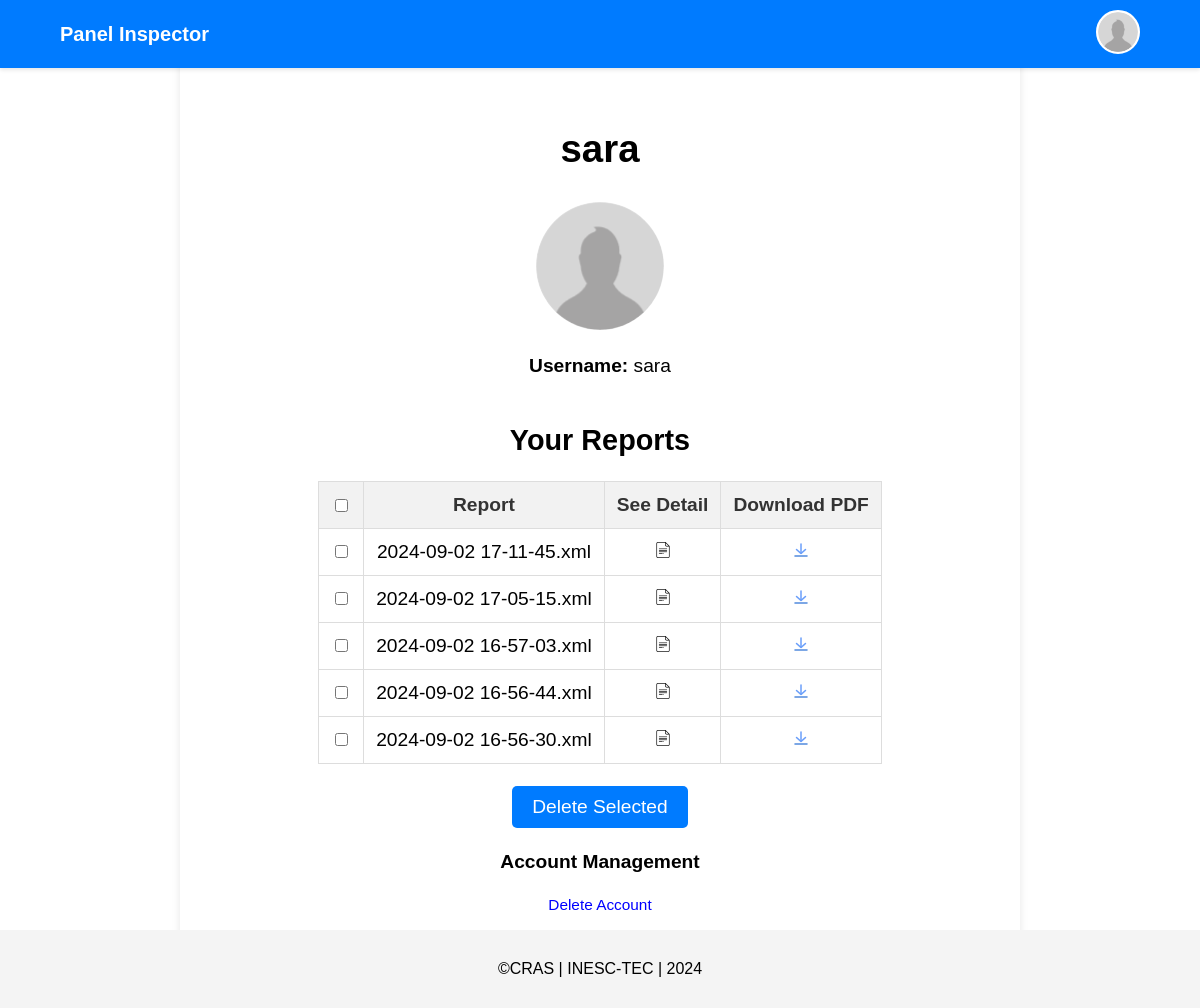
/profile (signed in), run on an earlier commit of the app's database.
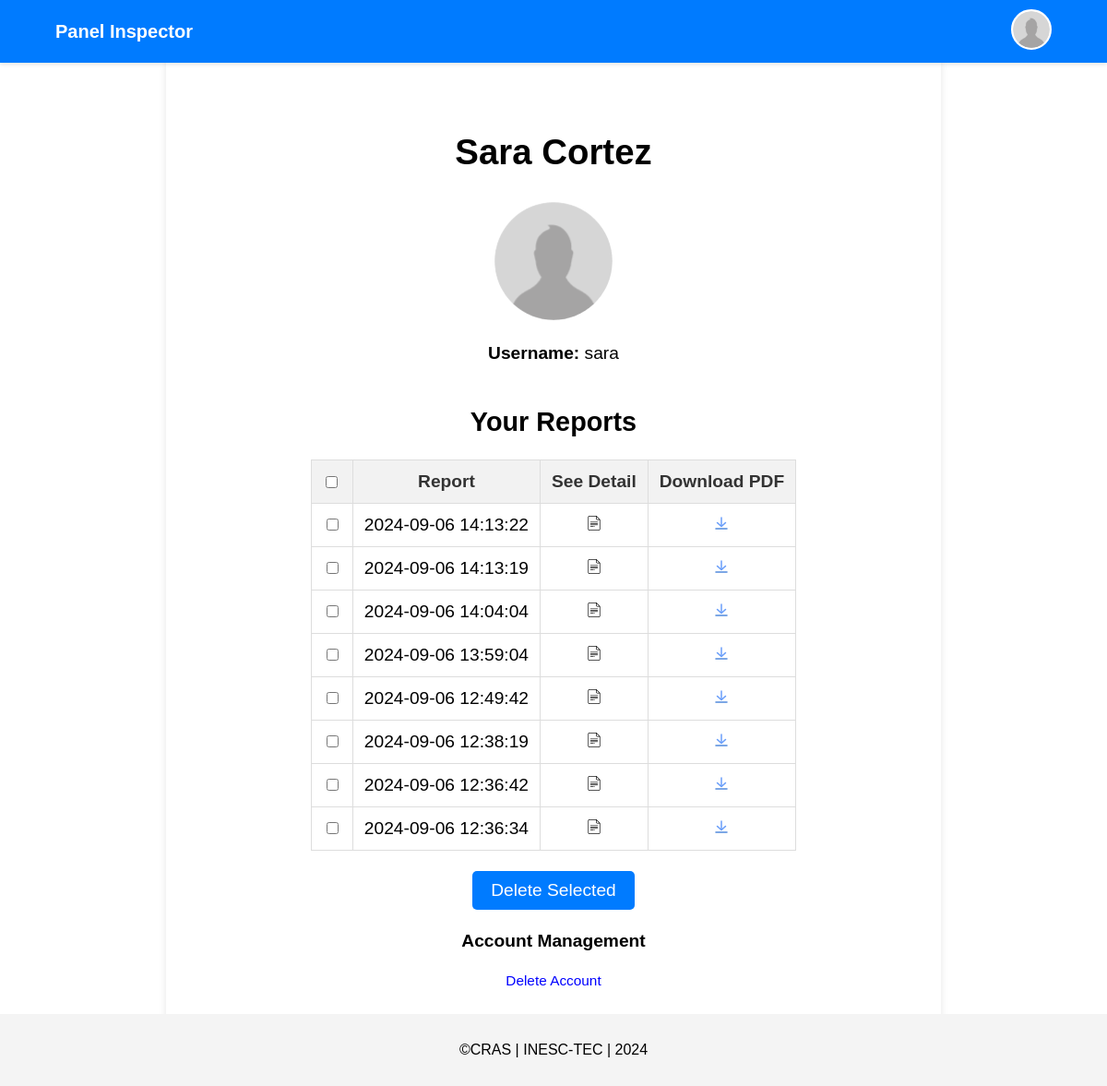
And on a later commit of the database.
### app/models.py (models this page shows)
class User(db.Model):
    __tablename__ = 'users'
    username = db.Column(db.String(80), primary_key=True)
    name = db.Column(db.String(120), nullable=False)
    pic = db.Column(db.String(255))
    password = db.Column(db.String(200), nullable=False)

class Report(db.Model):
    __tablename__ = 'reports'
    report_id = db.Column(db.Integer, primary_key=True, autoincrement=True)
    name = db.Column(db.String(200), nullable=False)
    content = db.Column(db.Text, nullable=True)
    username = db.Column(db.String(80), db.ForeignKey('users.username'), nullable=False)
    user = db.relationship('User', backref=db.backref('reports', lazy=True))

### app/routes.py (the view)
    @app.route('/profile')
    def profile():
        if "user" in session:
            user = User.query.filter_by(username=session["user"]).first()
            access_token = session.get('token')
            reports = Report.query.filter_by(username=session["user"]).order_by(Report.name.desc()).all()
            return render_template('profile.html', user=user, token=access_token, reports=reports, footer=render_footer())
        else:
            return redirect(url_for("login"))

### app/templates/_footer.html
<footer>
    ©CRAS | INESC-TEC | 2024
</footer>

### app/templates/profile.html (shortened to what this page needs)
<!doctype html>
<html lang="en">
<head>
    <link rel="stylesheet" href="{{ url_for('static', filename='css/profile.css')}}">
    <link rel="stylesheet" href="{{ url_for('static', filename='css/navbar.css')}}">
    <link rel="stylesheet" href="{{ url_for('static', filename='css/footer.css')}}">
</head>
<body>
    <nav>
        <div class="navbar-container">
            <a href="{{ url_for('home') }}" class="navbar-brand">
                <span>Panel Inspector</span>
            </a>
            <div class="profile-dropdown">
                <div class="profile-icon">
                    <img src="{{ user.pic }}" alt="Profile Picture" onerror="this.onerror=null;this.src='{{ url_for('static', filename='images/no-profile-pic.png') }}';">
                </div>
            </div>
        </div>
    </nav>
    <main>
        <h1>{{ user.name }}</h1>
        <div class="profile-pic" onclick="triggerFileInput()">
            <img src="{{ user.pic }}" alt="Profile Picture" onerror="this.onerror=null;this.src='{{ url_for('static', filename='images/no-profile-pic.png') }}';">
        </div>
        <p><b>Username:</b> {{ session['user'] }}</p>
        <form action="{{ url_for('delete_reports') }}" method="post">
            <h2>Your Reports</h2>
            <table>
                <thead>
                    <tr>
                        {% if reports %}
                            <th class="select-all">
                                <input type="checkbox" onclick="toggleSelectAll(this)">
                            </th>
                        {% endif %}
                        <th>Report</th>
                        <th>See Detail</th>
                        <th>Download PDF</th>
                    </tr>
                </thead>
                <tbody>
                    {% if reports %}
                        {% for report in reports %}
                            <tr>
                                <td><input type="checkbox" name="report_ids" value="{{ report.report_id }}"></td>
                                <td>{{ report.name }}</a></td>
                                <td><a href="{{ url_for('report_detail', report_id=report.report_id) }}"><img src="{{ url_for('static', filename='images/docs.png') }}"></a></td>
                                <td><a href="{{ url_for('generate_pdf', report_id=report.report_id) }}"><img src="{{ url_for('static', filename='images/download.png') }}"></a></td>
                            </tr>
                        {% endfor %}
                    {% else %}
                        <tr>
                            <td colspan="2">No reports found.</td>
                        </tr>
                    {% endif %}
                </tbody>
            </table>
            <br>
            {% if reports %}
                <button type="submit">Delete Selected</button>
            {% endif %}
        </form>
        <p><b>Account Management</b></p>
        <a href="#" class="delete-account-link" onclick="confirmDelete()">Delete Account</a>
    </main>
    {{ footer|safe }}
</body>
</html>

### app/static/css/profile.css (style rules this page uses)
body { display: flex; align-self: center; overflow-y: scroll; justify-content: center; align-items: center; margin: 0; height: 100vh; font-family: sans-serif; overflow-y: scroll; text-align: center; }
main { width: 60%; margin: 20px; padding: 60px; font-size: 1.2em; background-color: #fff; border-radius: 10px; box-shadow: 0 4px 8px rgba(0, 0, 0, 0.1); display: flex; flex-direction: column; align-items: center; gap: 0.2em; overflow-y: auto; max-height: 80%; }
table { width: 100%; border-collapse: collapse; border-radius: 20%; overflow-y: scroll; max-height:30%; }
th, td { padding: 12px; text-align: center; border: 1px solid #ddd; }
th { background-color: #f2f2f2; color: #333; font-weight: bold; }
td { background-color: #fff; }
tr:nth-child(even) { background-color: #f9f9f9; }
.select-all { text-align: center; padding: 0; margin: 0; }
.select-all input { margin: 0; vertical-align: middle; }
button { padding: 10px 20px; font-size: 1em; color: #fff; background-color: #007bff; border: none; border-radius: 5px; cursor: pointer; transition: background-color 0.3s ease; }
.profile-pic { width: 128px; height: 128px; border-radius: 50%; border: 2px solid white; background-color: white; display: flex; align-items: center; justify-content: center; cursor: pointer; }
.profile-pic img { width: 100%; height: 100%; object-fit: cover; border-radius: 50%; }
.delete-profile-pic-link, .delete-account-link { text-decoration: none; color: blue; cursor: pointer; font-size: 0.8em; }

### app/static/css/navbar.css (style rules this page uses)
nav { font-weight: bold; position: fixed; top: 0; width: 100%; background-color: #007bff; color: white; padding: 10px 0; box-shadow: 0 2px 4px rgba(0, 0, 0, 0.1); }
.navbar-container { display: flex; justify-content: space-between; align-items: center; width: 90%; margin: 0 auto; }
.navbar-brand { font-size: 20px; font-weight: bold; text-decoration: none; color: white; }
.profile-icon img { position: relative; width: 40px; height: 40px; border-radius: 50%; object-fit: cover; border: 2px solid white; background-color: white; cursor: pointer; }
.profile-dropdown { position: relative; display: inline-block; }

### app/static/css/footer.css (style rules this page uses)
footer { text-align: center; padding: 30px 40px; background-color: #f4f4f4; position: fixed; bottom: 0; width: 100%; }

What changed in the data, as far as the page shows it:
removed Report: name "2024-09-02 17-11-45.xml"
removed Report: name "2024-09-02 17-05-15.xml"
removed Report: name "2024-09-02 16-57-03.xml"
removed Report: name "2024-09-02 16-56-44.xml"
removed Report: name "2024-09-02 16-56-30.xml"
changed User: name "sara" → "Sara Cortez"
added Report: name "2024-09-06 14:13:22"
added Report: name "2024-09-06 14:13:19"
added Report: name "2024-09-06 14:04:04"
added Report: name "2024-09-06 13:59:04"
added Report: name "2024-09-06 12:49:42"
added Report: name "2024-09-06 12:38:19"
added Report: name "2024-09-06 12:36:42"
added Report: name "2024-09-06 12:36:34"
